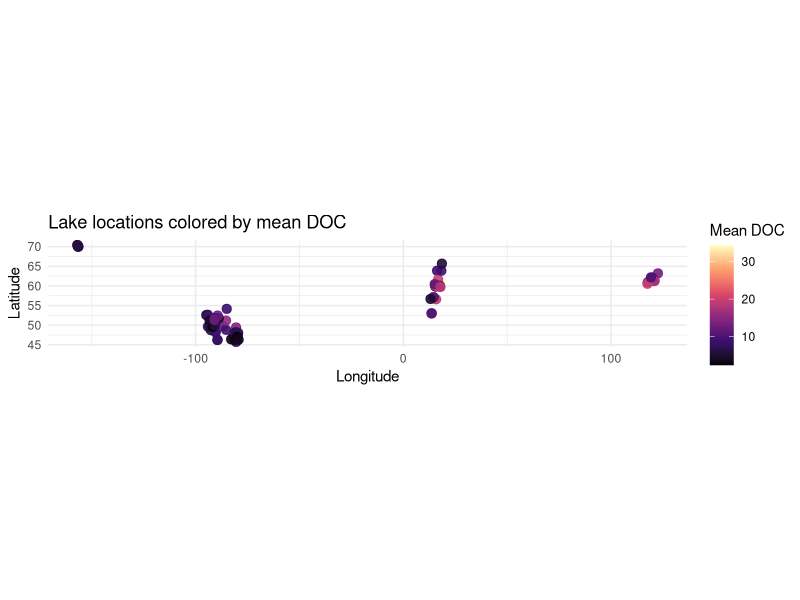
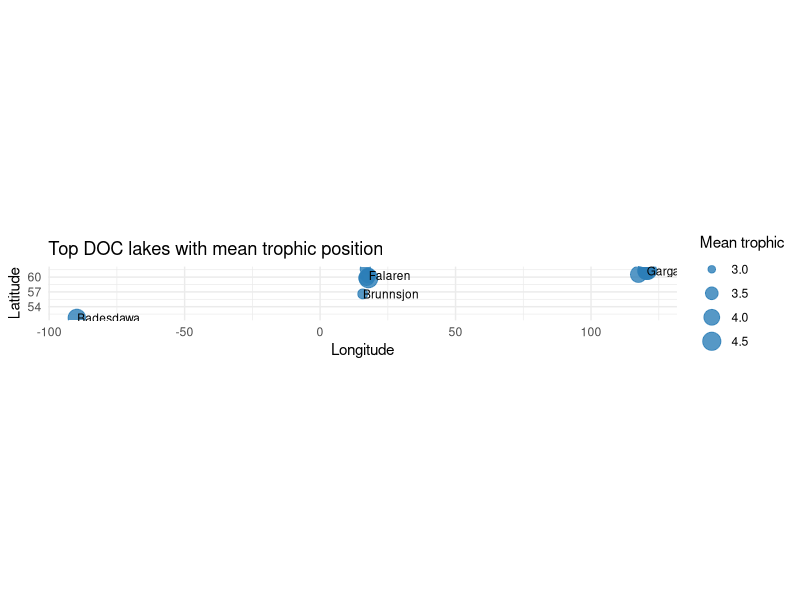

The R source for these figures, in order:
## ---- chunk 1
library(readr)
library(dplyr)
library(ggplot2)

analysis_df <- read_csv("../data/analysis_df.csv", show_col_types = FALSE)
## ---- chunk 2
lake_map_df <- analysis_df %>%
  group_by(lake, latitude, longitude) %>%
  summarize(
    mean_doc = mean(doc_mgl, na.rm = TRUE),
    mean_trophic = mean(trophic_position, na.rm = TRUE),
    .groups = "drop"
  ) %>%
  filter(!is.na(latitude), !is.na(longitude))

ggplot(lake_map_df, aes(x = longitude, y = latitude, color = mean_doc)) +
  geom_point(size = 2.8, alpha = 0.9) +
  scale_color_viridis_c(option = "magma") +
  coord_quickmap() +
  labs(
    title = "Lake locations colored by mean DOC",
    x = "Longitude",
    y = "Latitude",
    color = "Mean DOC"
  ) +
  theme_minimal()
## ---- chunk 3
top_doc <- lake_map_df %>%
  arrange(desc(mean_doc)) %>%
  slice_head(n = 12)

ggplot(top_doc, aes(x = longitude, y = latitude, label = lake, size = mean_trophic)) +
  geom_point(color = "#2c7fb8", alpha = 0.8) +
  geom_text(check_overlap = TRUE, hjust = 0, nudge_x = 0.15, size = 3) +
  coord_quickmap() +
  labs(
    title = "Top DOC lakes with mean trophic position",
    x = "Longitude",
    y = "Latitude",
    size = "Mean trophic"
  ) +
  theme_minimal()
